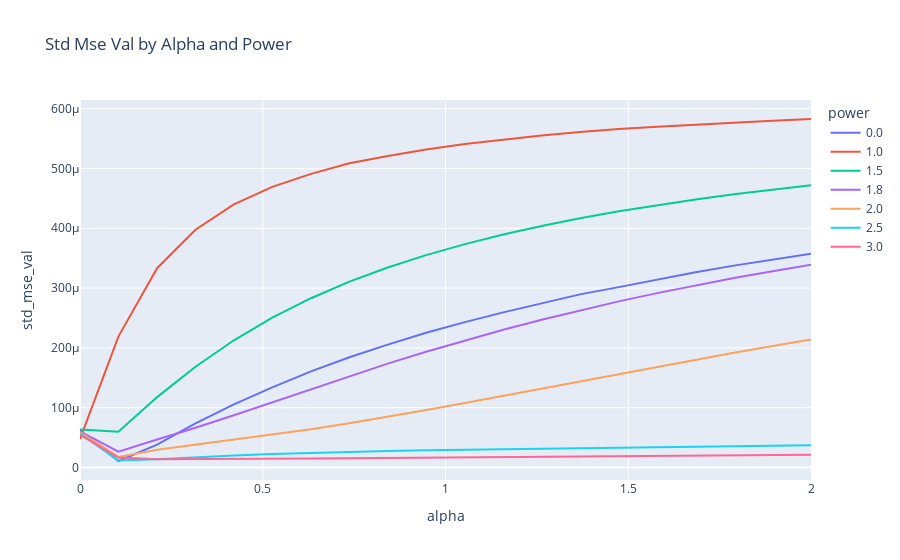

Notebook code cell kept with this figure:
### Code cell
plot_measure('std_mse_val')

### Figure 1 — Plotly figure (JSON) as saved in the notebook; plotly's stock layout.template omitted (floating-point values rounded to 4 significant figures)
{"data": [{"hovertemplate": "power=0.0<br>alpha=%{x}<br>std_mse_val=%{y}<extra></extra>", "legendgroup": "0.0", "line": {"color": "#636efa", "dash": "solid"}, "marker": {"symbol": "circle"}, "mode": "lines", "name": "0.0", "orientation": "v", "showlegend": true, "type": "scatter", "x": [0, 0.105, 0.211, 0.316, 0.421, 0.526, 0.632, 0.737, 0.842, 0.947, 1.053, 1.158, 1.263, 1.368, 1.474, 1.579, 1.684, 1.789, 1.895, 2], "xaxis": "x", "y": [6.175e-05, 1.082e-05, 3.824e-05, 7.374e-05, 0.0001056, 0.000134, 0.0001608, 0.0001842, 0.0002055, 0.0002254, 0.000243, 0.0002594, 0.0002745, 0.0002895, 0.0003016, 0.0003144, 0.0003264, 0.0003376, 0.0003481, 0.0003576], "yaxis": "y"}, {"hovertemplate": "power=1.0<br>alpha=%{x}<br>std_mse_val=%{y}<extra></extra>", "legendgroup": "1.0", "line": {"color": "#EF553B", "dash": "solid"}, "marker": {"symbol": "circle"}, "mode": "lines", "name": "1.0", "orientation": "v", "showlegend": true, "type": "scatter", "x": [0, 0.105, 0.211, 0.316, 0.421, 0.526, 0.632, 0.737, 0.842, 0.947, 1.053, 1.158, 1.263, 1.368, 1.474, 1.579, 1.684, 1.789, 1.895, 2], "xaxis": "x", "y": [4.756e-05, 0.0002189, 0.0003332, 0.0003975, 0.0004399, 0.0004693, 0.000491, 0.0005086, 0.000521, 0.0005317, 0.0005409, 0.0005487, 0.0005552, 0.0005609, 0.0005661, 0.0005698, 0.0005735, 0.0005769, 0.00058, 0.0005828], "yaxis": "y"}, {"hovertemplate": "power=1.5<br>alpha=%{x}<br>std_mse_val=%{y}<extra></extra>", "legendgroup": "1.5", "line": {"color": "#00cc96", "dash": "solid"}, "marker": {"symbol": "circle"}, "mode": "lines", "name": "1.5", "orientation": "v", "showlegend": true, "type": "scatter", "x": [0, 0.105, 0.211, 0.316, 0.421, 0.526, 0.632, 0.737, 0.842, 0.947, 1.053, 1.158, 1.263, 1.368, 1.474, 1.579, 1.684, 1.789, 1.895, 2], "xaxis": "x", "y": [6.36e-05, 5.994e-05, 0.0001177, 0.0001684, 0.0002127, 0.0002505, 0.000283, 0.0003107, 0.0003344, 0.0003551, 0.0003735, 0.0003897, 0.000404, 0.0004169, 0.0004285, 0.0004389, 0.0004481, 0.0004568, 0.0004647, 0.000472], "yaxis": "y"}, {"hovertemplate": "power=1.8<br>alpha=%{x}<br>std_mse_val=%{y}<extra></extra>", "legendgroup": "1.8", "line": {"color": "#ab63fa", "dash": "solid"}, "marker": {"symbol": "circle"}, "mode": "lines", "name": "1.8", "orientation": "v", "showlegend": true, "type": "scatter", "x": [0, 0.105, 0.211, 0.316, 0.421, 0.526, 0.632, 0.737, 0.842, 0.947, 1.053, 1.158, 1.263, 1.368, 1.474, 1.579, 1.684, 1.789, 1.895, 2], "xaxis": "x", "y": [6.046e-05, 2.653e-05, 4.675e-05, 6.633e-05, 8.731e-05, 0.0001091, 0.0001313, 0.0001528, 0.0001737, 0.0001936, 0.0002126, 0.0002303, 0.0002471, 0.0002628, 0.0002777, 0.0002915, 0.0003045, 0.0003167, 0.0003283, 0.000339], "yaxis": "y"}, {"hovertemplate": "power=2.0<br>alpha=%{x}<br>std_mse_val=%{y}<extra></extra>", "legendgroup": "2.0", "line": {"color": "#FFA15A", "dash": "solid"}, "marker": {"symbol": "circle"}, "mode": "lines", "name": "2.0", "orientation": "v", "showlegend": true, "type": "scatter", "x": [0, 0.105, 0.211, 0.316, 0.421, 0.526, 0.632, 0.737, 0.842, 0.947, 1.053, 1.158, 1.263, 1.368, 1.474, 1.579, 1.684, 1.789, 1.895, 2], "xaxis": "x", "y": [5.931e-05, 1.769e-05, 2.963e-05, 3.808e-05, 4.592e-05, 5.435e-05, 6.373e-05, 7.388e-05, 8.474e-05, 9.608e-05, 0.000108, 0.00012, 0.0001322, 0.0001443, 0.0001565, 0.0001685, 0.0001802, 0.0001918, 0.0002031, 0.0002141], "yaxis": "y"}, {"hovertemplate": "power=2.5<br>alpha=%{x}<br>std_mse_val=%{y}<extra></extra>", "legendgroup": "2.5", "line": {"color": "#19d3f3", "dash": "solid"}, "marker": {"symbol": "circle"}, "mode": "lines", "name": "2.5", "orientation": "v", "showlegend": true, "type": "scatter", "x": [0, 0.105, 0.211, 0.316, 0.421, 0.526, 0.632, 0.737, 0.842, 0.947, 1.053, 1.158, 1.263, 1.368, 1.474, 1.579, 1.684, 1.789, 1.895, 2], "xaxis": "x", "y": [5.656e-05, 1.186e-05, 1.372e-05, 1.716e-05, 2.008e-05, 2.248e-05, 2.442e-05, 2.604e-05, 2.743e-05, 2.861e-05, 2.968e-05, 3.064e-05, 3.153e-05, 3.238e-05, 3.321e-05, 3.401e-05, 3.48e-05, 3.559e-05, 3.64e-05, 3.723e-05], "yaxis": "y"}, {"hovertemplate": "power=3.0<br>alpha=%{x}<br>std_mse_val=%{y}<extra></extra>", "legendgroup": "3.0", "line": {"color": "#FF6692", "dash": "solid"}, "marker": {"symbol": "circle"}, "mode": "lines", "name": "3.0", "orientation": "v", "showlegend": true, "type": "scatter", "x": [0, 0.105, 0.211, 0.316, 0.421, 0.526, 0.632, 0.737, 0.842, 0.947, 1.053, 1.158, 1.263, 1.368, 1.474, 1.579, 1.684, 1.789, 1.895, 2], "xaxis": "x", "y": [5.448e-05, 1.651e-05, 1.363e-05, 1.372e-05, 1.405e-05, 1.445e-05, 1.493e-05, 1.542e-05, 1.594e-05, 1.646e-05, 1.697e-05, 1.748e-05, 1.798e-05, 1.846e-05, 1.895e-05, 1.941e-05, 1.986e-05, 2.03e-05, 2.072e-05, 2.114e-05], "yaxis": "y"}], "layout": {"legend": {"title": {"text": "power"}, "tracegroupgap": 0}, "title": {"text": "Std Mse Val by Alpha and Power"}, "xaxis": {"anchor": "y", "domain": [0, 1], "title": {"text": "alpha"}}, "yaxis": {"anchor": "x", "domain": [0, 1], "title": {"text": "std_mse_val"}}}}
